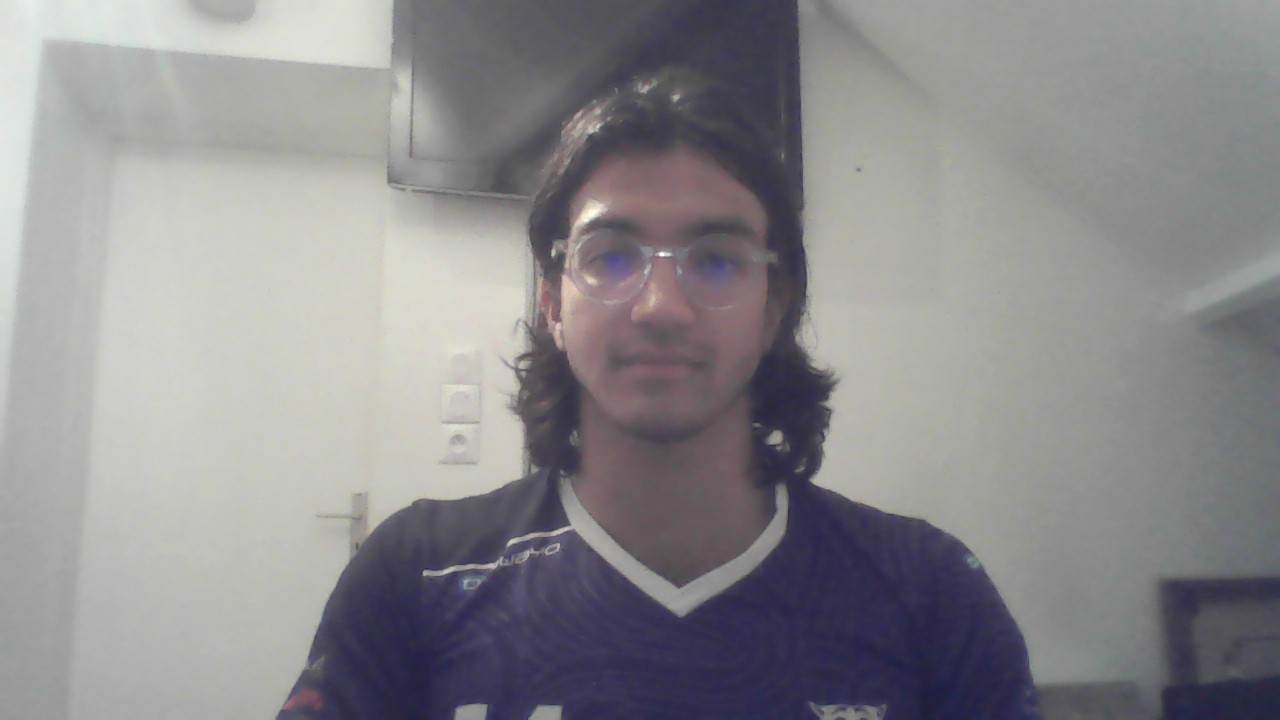
#> input picture image_proche1.jpg, 1280 x 720 px
$ python detection_de_changement.py
#> lines starting #> are read from the running program, lines starting #| are printed output that depends on the picture; after the words box and inside, x2 and y2 are one past the last pixel; in counts of white or black regions, pixels touching at a corner belong together
from PIL import Image
import numpy as np
from sklearn.cluster import KMeans

# Charger une image
im_avant = Image.open("image_proche1.jpg").convert("L")  # "L" = niveau de gris
im_apres = Image.open("image_proche2.jpg").convert("L")  # "L" = niveau de gris
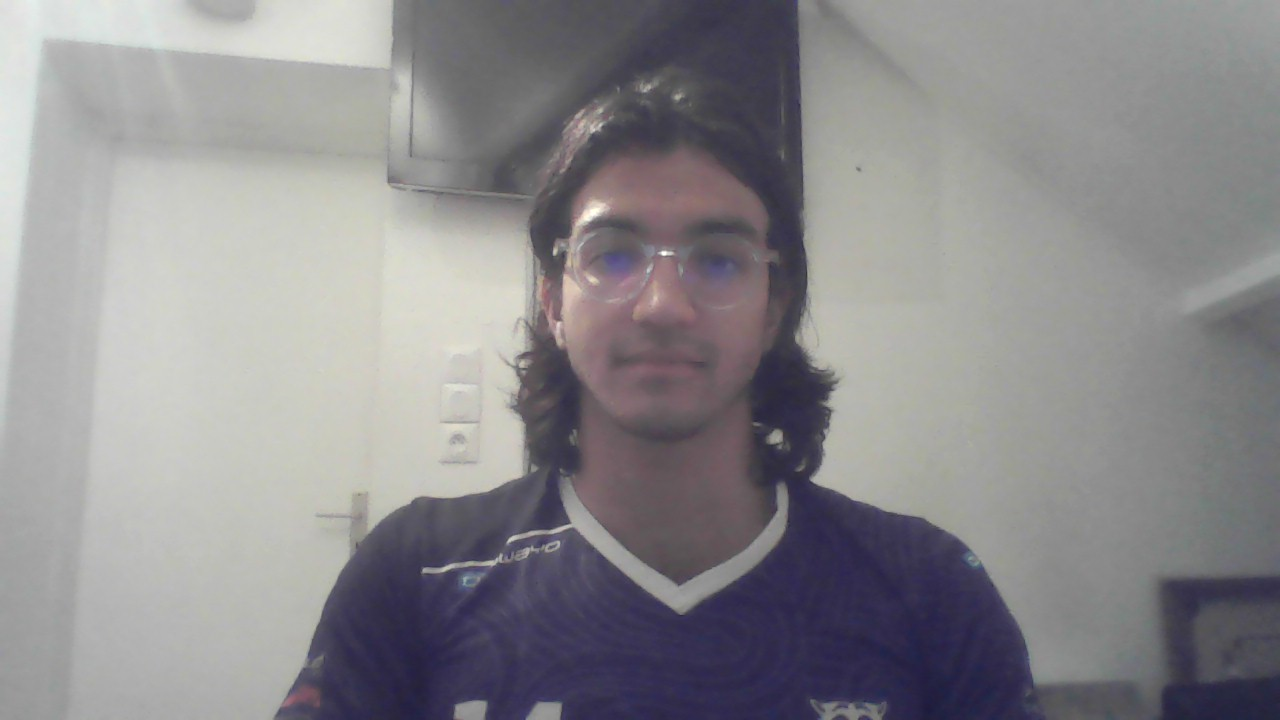
#> input picture image_proche2.jpg, 1280 x 720 px

# Convertir en matrice NumPy
X1 = np.array(im_avant)
X2 = np.array(im_apres)

# Calculer la différence absolue entre les deux images
Xd = np.abs(X2 - X1)
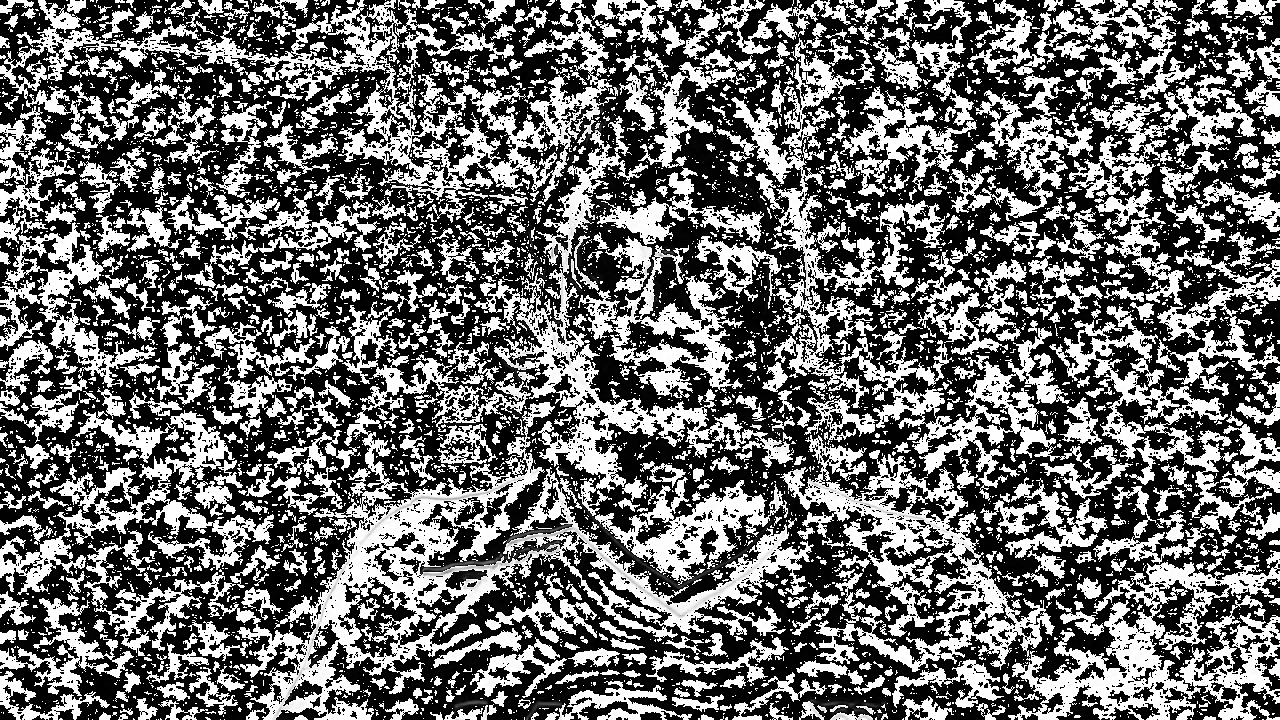
#> Xd: shape (720, 1280); min 0, max 255, mean 109
H = Xd.shape[0]
#> H = 720
W = Xd.shape[1]
#> W = 1280

# h adapté à une image en 720*1280
h = 8

def decouper_en_blocs(matrice, h):
#> called with h = 8
    H, W = matrice.shape
#> H = 720; W = 1280
    blocs = []
    for i in range(0, H, h):
        for j in range(0, W, h):
            bloc = matrice[i:i+h, j:j+h]
            blocs.append(bloc)
#> after the loop, blocs = 14400 items
    return blocs

blocs = decouper_en_blocs(Xd, h)
#> blocs = 14400 items
M=len(blocs)
#> M = 14400
xd=[]
for i in range(M):
    xd.append(blocs[i].flatten())
#> after the loop, xd = 14400 items

xd_array = np.stack(xd)  # shape: (M, h*h)
# Calcul de la moyenne pour chaque position (i, j) sur tous les blocs
vecteur_moyen = np.mean(xd_array, axis=0)
#> vecteur_moyen = 64 values, max 113.5 at index 56, min 106.9 at index 30, mean 109

delta = np.zeros((M, h*h))
covariance_matrice = np.zeros((h*h, h*h))
for p in range (M):
    delta[p]= xd[p] - vecteur_moyen
    covariance_matrice += np.outer(delta[p], delta[p])
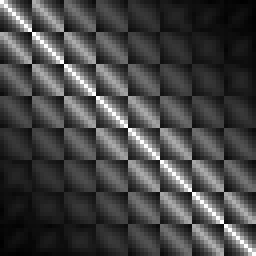
#> covariance_matrice: shape (64, 64) float64 (shown 4 times larger); min 4908887.4, max 225985218.5, mean 64498704.1; drawn with min black and max white

covariance_matrice = covariance_matrice / M

 # Calcul des valeurs propres et vecteurs propres
valeur_propres, vecteurs_propres= np.linalg.eigh(covariance_matrice)
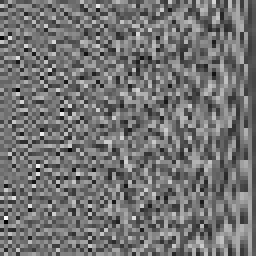
#> vecteurs_propres: shape (64, 64) float64 (shown 4 times larger); min -0.373, max 0.449, mean -0.00189; drawn with min black and max white
#> valeur_propres = 64 values from 2345.7 to 295924.1

# Tri en ordre décroissant des valeurs propres et des vecteurs associés
idx = np.argsort(valeur_propres)[::-1]
#> idx = 64 values, max 63 at index 0, min 0 at index 63, mean 31.5
valeur_propres= valeur_propres[idx]
#> valeur_propres = 64 values, max 295924.1 at index 0, min 2345.7 at index 63, mean 15589.2
vecteurs_propres = vecteurs_propres[:, idx]
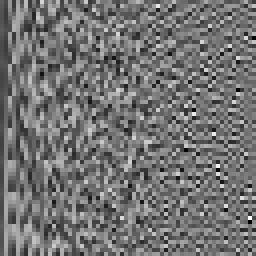
#> vecteurs_propres: shape (64, 64) float64 (shown 4 times larger); min -0.373, max 0.449, mean -0.00189; drawn with min black and max white

S = 20 #nombre de composantes principales

P = vecteurs_propres[:, :S]  # matrice de projection (h*h, S)
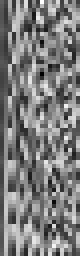
#> P: shape (64, 20) float64 (shown 4 times larger); min -0.312, max 0.31, mean -0.00605; drawn with min black and max white

# xd_array shape: (M, h*h)
# P shape: (h*h, S)
# v shape: (M, S)
v = xd_array @ P  # projection de chaque bloc sur l'espace des S vecteurs propres
                  # chaque ligne est le feature vector d'un bloc
print(v.shape)  # (M, S)
#| (14400, 20)

# Clustering avec K-means
kmeans = KMeans(n_clusters=2, random_state=0).fit(v)
labels = kmeans.labels_  # shape: (M,)
#> labels = 14400 values, max 1 at index 1, min 0 at index 0, mean 0.448

# Reconstruire la carte de changement
carte_changement = np.zeros((H, W))
idx = 0
for i in range(0, H, h):
    for j in range(0, W, h):
        if i+h <= H and j+h <= W:
            carte_changement[i:i+h, j:j+h] = labels[idx]
            idx += 1
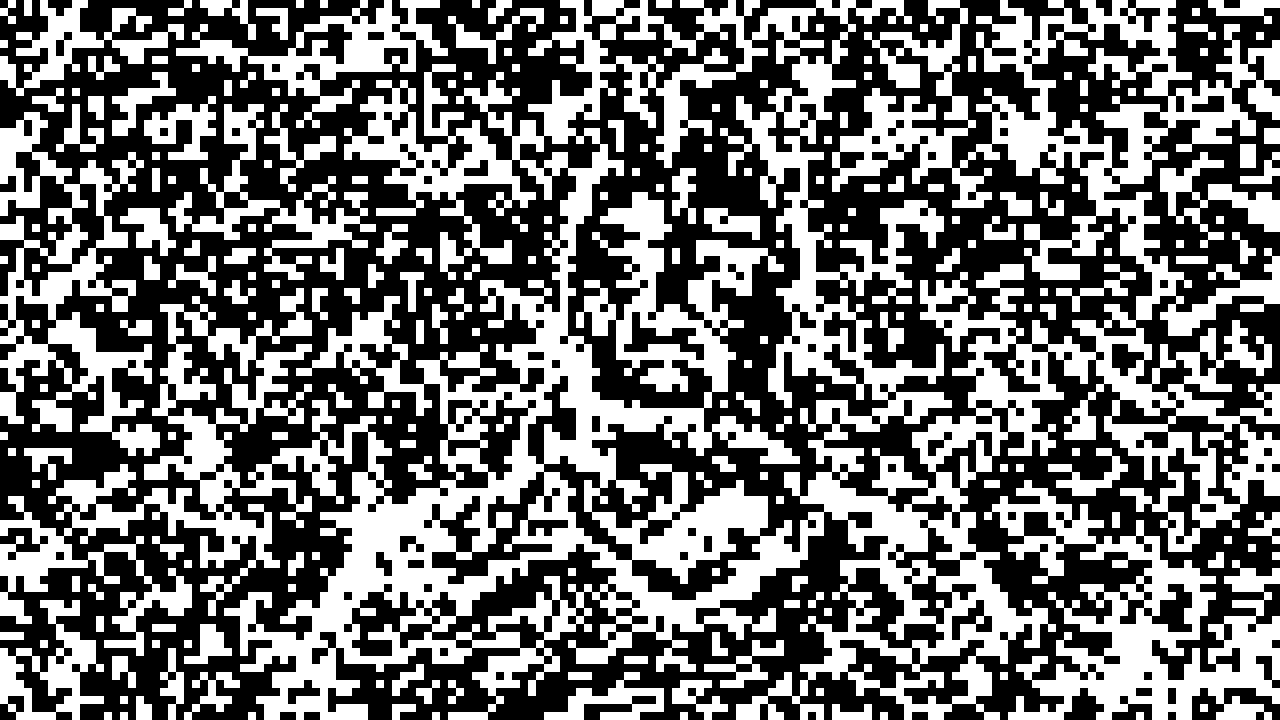
#> carte_changement: shape (720, 1280) float64; values 0 (black) and 1 (white), 44.8% white; 213 white regions, largest, box (x1, y1, x2, y2) and area: (0, 0, 1280, 720) 284672, (984, 480, 1280, 720) 26688, (0, 112, 160, 456) 19648
#> after the loop, idx = 14400


# Sauvegarder la carte de changement
Image.fromarray((carte_changement*255).astype(np.uint8)).save("change_map.png")

Image.fromarray((Xd).astype(np.uint8)).save("difference.png")
